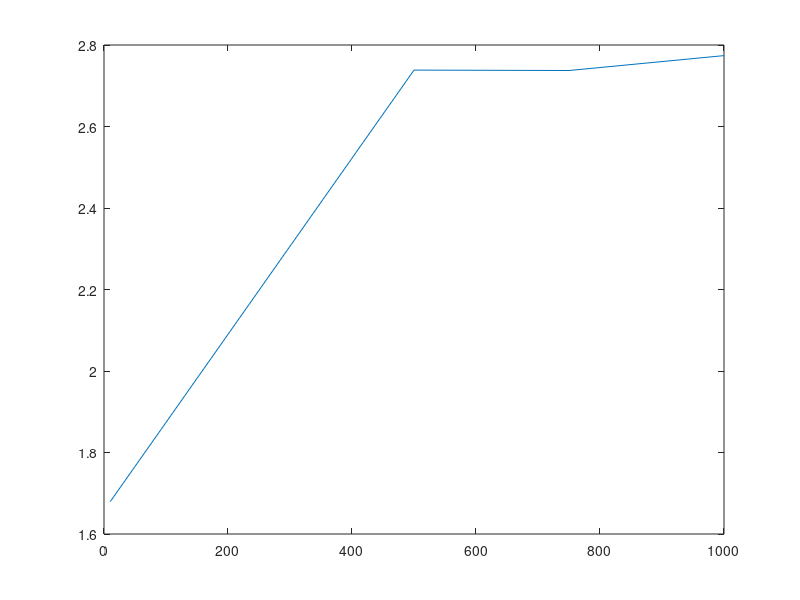

This figure's MATLAB source:
%{
Read data, create plots, etc.
%}
1;

RegData = csvread("reg.csv");
OptData = csvread("opt.csv");
disp(RegData);
disp(OptData);
                                #x = 1:size(RegData, 1);
x = [10 500 750 1000];
#plot(x, RegData(:,2), "r", x, OptData(:,2), "b");

Ratios = RegData ./ OptData;
plot(x, Ratios(:,2));
